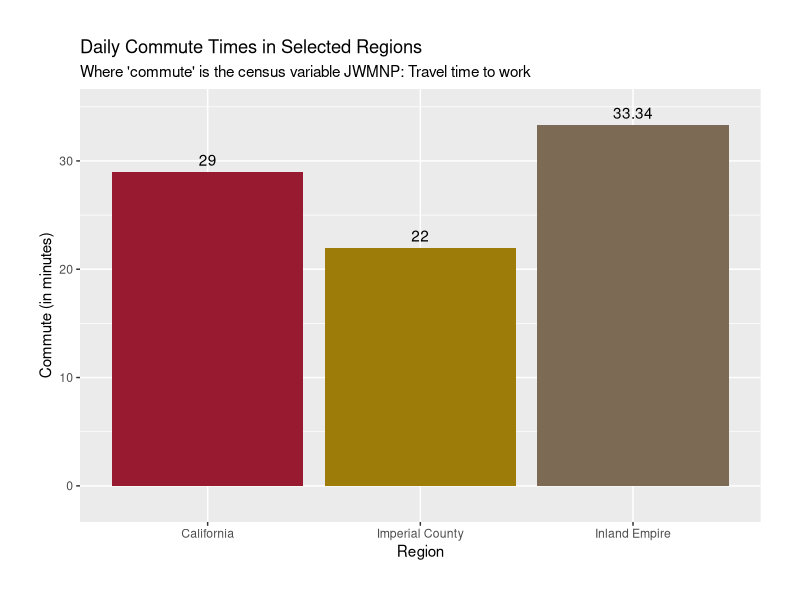

Here is the R script that generated this plot:
# We need this library to make our graphs
library(ggplot2)

# Import census CSV
# We skip 45 rows as they do not contain the information we want
# We set header to false to avoid headers being assigned accidentally
censusFile <- read.csv("censusJWMNP.csv", skip = 45, header = FALSE)

# We give the columns more descriptive titles, as JWMNP isn't very intuitive 
colnames(censusFile) <- c("Geography", "Commute")

# Next, we find the values for the new df

# Since SB and RS were divided into many different cities, we are using the average
ieCommute <- mean(censusFile$Commute[grepl("Riverside|San Bernardino", censusFile$Geography)])

impCommute <- censusFile$Commute[grepl("Imperial", censusFile$Geography)]

# Since all the entries contain California, we use ^ to match the beginning of 
# the string and $ to match the end of the string, so it searches for the entry
# simply titled California
calCommute <- censusFile$Commute[grepl("^California$", censusFile$Geography)]

# Create the new dataframe

commuteTimes <- data.frame(
  Region = c("California", "Imperial County", "Inland Empire"),
  Commute = c(calCommute, impCommute, ieCommute)
)

# Barplot

# Creates the plot and assigns the data
commutePlot <- ggplot(data=commuteTimes, mapping=aes(x=Region, y=Commute, fill=Region)) + 
  # Assigns it as a bar graph
  geom_bar(stat = "identity") +
  # Assigns labels 
  labs(y = "Commute (in minutes)", 
       title = "Daily Commute Times in Selected Regions", 
       subtitle= "Where 'commute' is the census variable JWMNP: Travel time to work") +
  # Assigns colors
  scale_fill_manual(values = c(rgb(152, 26, 49, maxColorValue = 255), 
                               rgb(158, 124, 10, maxColorValue = 255), 
                               rgb(124, 106, 85, maxColorValue = 255))) +
  # Displays the bar totals
  geom_text(aes(label = round(Commute, 2), vjust = -0.5)) +
  # Remove legend as it would be redundant and adds padding around the whitespace
  theme(legend.position = "none",
        plot.margin = unit(c(1,1,1, 1), "cm")) +
  # Adds padding around the greyspace vertically
  scale_y_continuous(expand = expansion(mult = c(.1, .1))) +
  # Assigns column width
  geom_col(width = .5)

# Creates image file
ggsave("loweCommute.png", plot = commutePlot)

